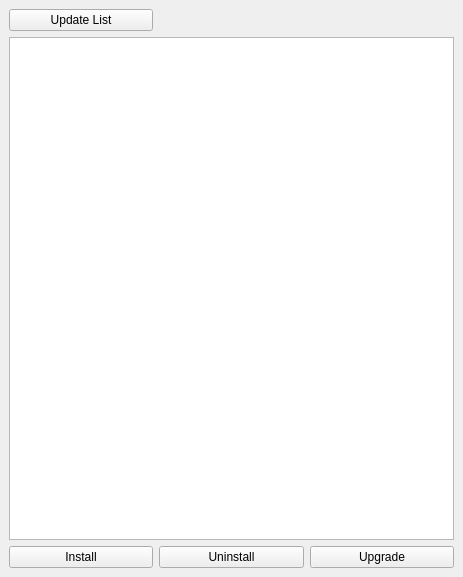
<?xml version="1.0" encoding="UTF-8"?>
<ui version="4.0">
 <class>MainWindow</class>
 <widget class="QMainWindow" name="MainWindow">
  <property name="geometry">
   <rect>
    <x>0</x>
    <y>0</y>
    <width>463</width>
    <height>577</height>
   </rect>
  </property>
  <property name="windowTitle">
   <string>Odoo Manager</string>
  </property>
  <widget class="QWidget" name="centralwidget">
   <layout class="QGridLayout" name="gridLayout_2">
    <item row="0" column="0">
     <layout class="QGridLayout" name="gridLayout">
      <item row="0" column="0">
       <widget class="QPushButton" name="update_list_button">
        <property name="text">
         <string>Update List</string>
        </property>
       </widget>
      </item>
      <item row="1" column="0" colspan="3">
       <widget class="QListView" name="modules_list"/>
      </item>
      <item row="2" column="0">
       <widget class="QPushButton" name="install_button">
        <property name="text">
         <string>Install</string>
        </property>
       </widget>
      </item>
      <item row="2" column="1">
       <widget class="QPushButton" name="uninstall_button">
        <property name="text">
         <string>Uninstall</string>
        </property>
       </widget>
      </item>
      <item row="2" column="2">
       <widget class="QPushButton" name="upgrade_button">
        <property name="text">
         <string>Upgrade</string>
        </property>
       </widget>
      </item>
     </layout>
    </item>
   </layout>
  </widget>
  <widget class="QMenuBar" name="menubar">
   <property name="geometry">
    <rect>
     <x>0</x>
     <y>0</y>
     <width>463</width>
     <height>26</height>
    </rect>
   </property>
  </widget>
 </widget>
 <tabstops>
  <tabstop>modules_list</tabstop>
 </tabstops>
 <resources/>
 <connections/>
</ui>
